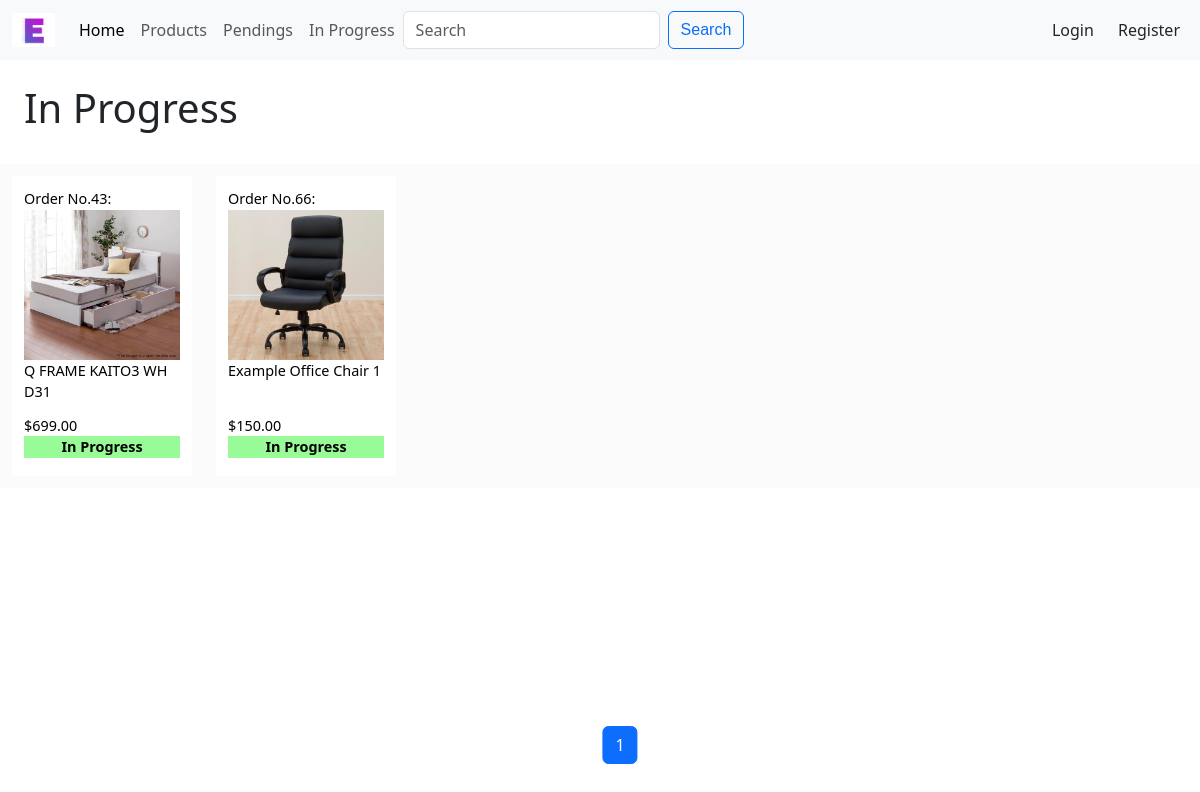
Page /inprogess on the committed database.
### esb/models.py (models this page shows, shortened)
class PurchaseOrder(models.Model):
    product = models.ForeignKey(
        Product, on_delete=models.CASCADE, related_name="order_product"
    )
    date_time = models.DateTimeField(null=True)
    target_quantity = models.IntegerField()
    @property
    def reach_target(self):
        total_quantity = sum(
            [purchase.quantity for purchase in self.customer_purchases.all()]
        )
        return total_quantity >= self.target_quantity

class Product(models.Model):
    title = models.CharField(max_length=100)
    description = models.TextField(max_length=1000)
    category = models.ForeignKey(
        Category,
        on_delete=models.SET_NULL,
        blank=True,
        null=True,
        related_name="categories",
    )
    price = models.DecimalField(max_digits=10, decimal_places=2)
    active = models.BooleanField(default=False)
    created_at = models.DateTimeField(auto_now_add=True)
    updated_at = models.DateTimeField(auto_now=True)
    class Meta:
        ordering = ["-active", "id"]

class ProductImage(models.Model):
    product = models.ForeignKey(
        Product, on_delete=models.CASCADE, related_name="product_image")
    image = models.ImageField(upload_to="esb/static/esb/image")
    index = models.PositiveIntegerField(default=1, editable=False)
    class Meta:
        ordering = ["-product__id", "index"]

### esb/views.py (the view)
# urls.py: path("inprogess", views.inprogress_page, name="inprogress"),
def inprogress_page(request):
    p_order = PurchaseOrder.objects.filter(date_time__gt=timezone.now())
    in_progress = [order for order in p_order if order.reach_target]
    paginator = Paginator(in_progress, 18)
    page_number = request.GET.get("page")
    page_obj = paginator.get_page(page_number)
    prev_prev_page_number = page_obj.number - 2
    if page_obj.number + 2 in page_obj.paginator.page_range:
        next_next_page_number = page_obj.number + 2
    else:
        next_next_page_number = None
    return render(
        request,
        "esb/inprogress.html",
        {
            "page_obj": page_obj,
            "next_next_page_number": next_next_page_number,
            "prev_prev_page_number": prev_prev_page_number,
        },
    )

### esb/templates/esb/inprogress.html (shortened to what this page needs)
{% extends 'esb/layout.html' %}
{% block body %}
<h1 class="padding1">In Progress</h1>
<div id="pendings-view">
    {% for p in page_obj %}
    <a class="pending-view" href="{% url 'order_page' p.id %}">
        <div>Order No.{{ p.id}}: </div>
        <div class="div-preview-img">
            {% if p.product.product_image.first.image.url %}
                <img src="{{ p.product.product_image.first.image.url }}" alt="{{ p.product.title }}">
            {% else %}
                No Image.
            {% endif %}
        </div>
        <div class="div-preview-title">
            {{ p.product.title }}
        </div>
        <div>
            ${{ p.product.price }}
        </div>
        <p id="order-status" style="background-color: rgba(121, 250, 121, 0.767);">In Progress</p>
    </a>
    {% endfor %}
</div>
{% block pagination %}
    {% include 'esb/pagination.html' %}
{% endblock %}
{% endblock %}

### esb/static/esb/styles.css (style rules this page uses)
body { padding-top: 3.75rem; padding-bottom: 3.75rem; }
#order-status { font-weight: bolder; text-align: center; }
.padding1 { padding: 2%; }
#pendings-view { display: flex; flex-wrap: wrap; justify-content: left; align-items: center; margin: 0 auto; background-color: #d3d3d317; }
.pending-view { padding: 1%; margin: 1%; text-decoration: none; color: black; width: 180px; height: 300px; font-size: calc(0.6rem + 0.4vw); background-color: white; }
.div-preview-title { height: 20%; overflow: hidden; }
.div-preview-img { height: 150px; display: flex; justify-content: center; align-items: center; }
.div-preview-img img { width: 100%; max-height: 100%; }

### rows in the picture
PurchaseOrder: id "43", product.product_image.first.image (picture), product "Q FRAME KAITO3 WH D31", product.price "699.00"
PurchaseOrder: id "66", product.product_image.first.image (picture), product "Example Office Chair 1", product.price "150.00"

### other values in the picture
{{ page_obj.number }} "1"
